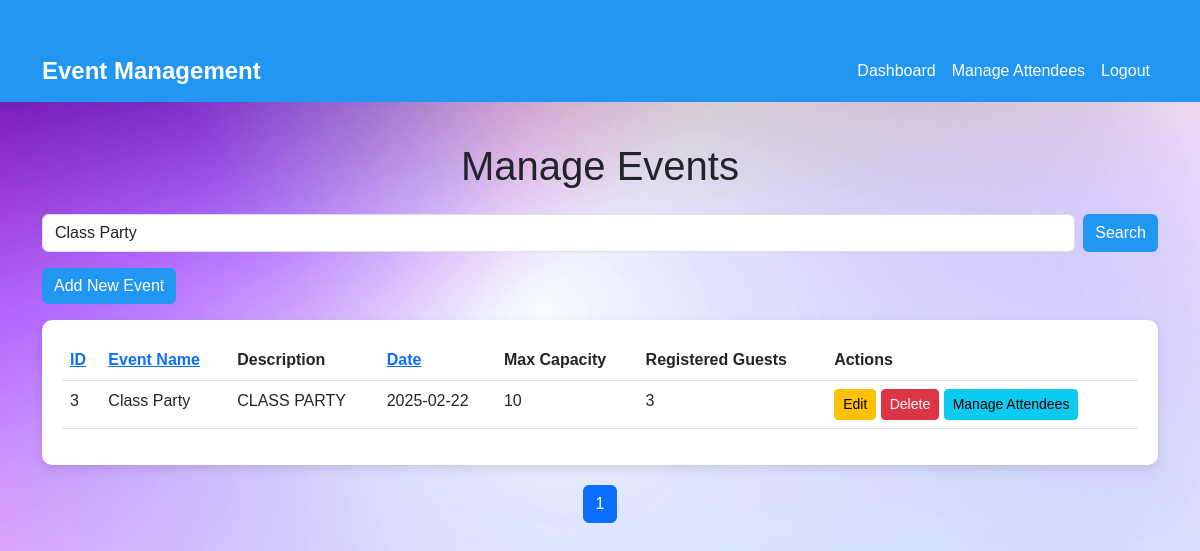
The app's page /events.php?filter=Class Party (signed in) with its own data.
### tables this page shows
CREATE TABLE `events` (
  `id` int(11) NOT NULL,
  `event_name` varchar(255) DEFAULT NULL,
  `event_desc` text DEFAULT NULL,
  `event_date` date NOT NULL,
  `max_capacity` int(11) NOT NULL,
  `current_attendees` int(11) NOT NULL DEFAULT 0,
  `created_by` int(11) NOT NULL
);

### events.php (the view, shortened to what this page needs)
<?php
require 'config.php';
$limit = 10;
$page = isset($_GET['page']) ? $_GET['page'] : 1;
$start = ($page - 1) * $limit;
$sort_by = isset($_GET['sort_by']) ? $_GET['sort_by'] : 'event_date';
$sort_order = isset($_GET['sort_order']) ? $_GET['sort_order'] : 'ASC';
$filter = isset($_GET['filter']) ? $_GET['filter'] : '';
$stmt = $conn->prepare("SELECT e.*, (SELECT COUNT(*) FROM attendees a WHERE a.event_id = e.id) AS registered_guests FROM events e WHERE e.event_name LIKE ? ORDER BY $sort_by $sort_order LIMIT ?, ?");
$filter_param = "%$filter%";
$stmt->bind_param("sii", $filter_param, $start, $limit);
$stmt->execute();
$result = $stmt->get_result();
$total_stmt = $conn->prepare("SELECT COUNT(*) FROM events WHERE event_name LIKE ?");
$total_stmt->bind_param("s", $filter_param);
$total_stmt->execute();
$total_result = $total_stmt->get_result();
$total_events = $total_result->fetch_row()[0];
$total_pages = ceil($total_events / $limit);
?>
<!DOCTYPE html>
<html lang="en">
<head>
    <link href="https://cdn.jsdelivr.net/npm/bootstrap@5.3.0/dist/css/bootstrap.min.css" rel="stylesheet">
    <link rel="stylesheet" href="assets/css/style.css">
</head>
<body>
<nav class="navbar navbar-expand-lg">
    <div class="container">
        <a class="navbar-brand" href="dashboard.php">Event Management</a>
        <div class="collapse navbar-collapse" id="navbarNav">
            <ul class="navbar-nav ms-auto">
                <li class="nav-item">
                    <a class="nav-link" href="dashboard.php">Dashboard</a>
                </li>
                <li class="nav-item">
                    <a class="nav-link" href="attendees.php">Manage Attendees</a>
                </li>
                <li class="nav-item">
                    <a class="nav-link" href="logout.php">Logout</a>
                </li>
            </ul>
        </div>
    </div>
</nav>
<div class="container">
    <h1 class="text-center mb-4">Manage Events</h1>
    <div class="mb-3 d-flex">
        <input type="text" id="filter" class="form-control me-2" placeholder="Filter by event name" value="<?= htmlspecialchars($filter) ?>">
        <button id="searchButton" class="btn btn-custom">Search</button>
    </div>
    <button class="btn btn-custom mb-3" data-bs-toggle="modal" data-bs-target="#addEventModal">Add New Event</button>
    <div class="table-container">
        <table class="table table-hover">
            <thead>
                <tr>
                    <th><a href="#" class="sort" data-sort="id">ID</a></th>
                    <th><a href="#" class="sort" data-sort="event_name">Event Name</a></th>
                    <th>Description</th>
                    <th><a href="#" class="sort" data-sort="event_date">Date</a></th>
                    <th>Max Capacity</th>
                    <th>Registered Guests</th>
                    <th>Actions</th>
                </tr>
            </thead>
            <tbody>
                <?php while ($row = $result->fetch_assoc()): ?>
                <tr>
                    <td><?= $row['id'] ?></td>
                    <td><?= htmlspecialchars($row['event_name']) ?></td>
                    <td><?= htmlspecialchars($row['event_desc']) ?></td>
                    <td><?= $row['event_date'] ?></td>
                    <td><?= $row['max_capacity'] ?></td>
                    <td><?= $row['registered_guests'] ?></td>
                    <td>
                        <a href="edit_event.php?id=<?= $row['id'] ?>" class="btn btn-warning btn-sm">Edit</a>
                        <a href="delete_event.php?id=<?= $row['id'] ?>" class="btn btn-danger btn-sm" onclick="return confirm('Are you sure you want to delete this event?')">Delete</a>
                        <button class="btn btn-info btn-sm" data-bs-toggle="modal" data-bs-target="#attendeesModal" data-eventid="<?= $row['id'] ?>" data-eventname="<?= htmlspecialchars($row['event_name']) ?>">Manage Attendees</button>
                    </td>
                </tr>
                <?php endwhile; ?>
            </tbody>
        </table>
    </div>
    <nav>
        <ul class="pagination justify-content-center">
            <?php for ($i = 1; $i <= $total_pages; $i++): ?>
                <li class="page-item <?= ($i == $page) ? 'active' : '' ?>">
                    <a class="page-link" href="?page=<?= $i ?>&sort_by=<?= $sort_by ?>&sort_order=<?= $sort_order ?>&filter=<?= htmlspecialchars($filter) ?>"><?= $i ?></a>
                </li>
            <?php endfor; ?>
        </ul>
    </nav>
</div>
</body>
</html>

### events.php (style rules this page uses)
body { font-family: 'Arial', sans-serif; background: url('assets/images/eventBg.jpg') no-repeat center center fixed; background-size: cover; position: relative; overflow: hidden; }
.navbar { background-color: #2196f3; }
.navbar-brand { color: #fff !important; font-weight: bold; font-size: 1.5rem; }
.navbar-nav .nav-link { color: #fff !important; }
.container { margin-top: 40px; }
.btn-custom { background-color: #2196f3; color: white; border: none; }
.table-container { background: white; padding: 20px; border-radius: 10px; box-shadow: 0 4px 10px rgba(0, 0, 0, 0.1); }
.pagination { margin-top: 20px; }

### records on screen
events: id "3", event_name "Class Party", event_desc "CLASS PARTY", event_date "2025-02-22", max_capacity "10", registered_guests "3"
